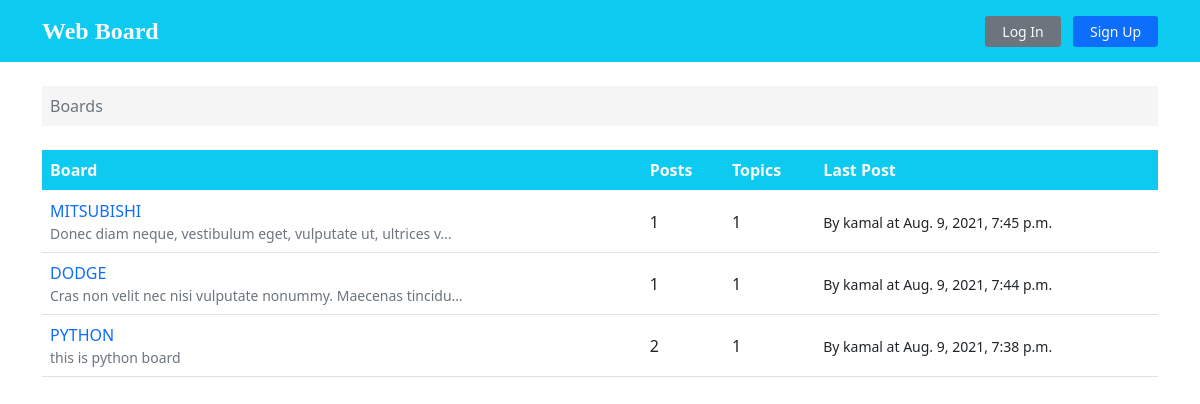
The page / on the database its author committed.
### boards/models.py (models this page shows, shortened)
class Board(models.Model):
    name = models.CharField(max_length=99, unique=True)
    description = models.CharField(max_length=200)
    def get_posts_count(self):
        return Post.objects.filter(topic__board=self).count()
    def get_last_post(self):
        return Post.objects.filter(topic__board=self).order_by('-created_at').first()

class Post(models.Model):
    message = models.TextField(max_length=250)
    topic = models.ForeignKey(Topic, on_delete=models.CASCADE, related_name='post_topic')
    created_at = models.DateTimeField(auto_now_add=True)
    updated_at = models.DateTimeField(null=True)
    created_by = models.ForeignKey(User, on_delete= models.CASCADE, related_name='post')
    updated_by = models.ForeignKey(User, on_delete= models.CASCADE,null=True, related_name='+' )

### boards/views.py (the view)
# urls.py: url(r'^$', views.home, name='home'),
def home(request):
    board_list = Board.objects.all()
    ctx = {'boards':board_list, 'login_form':loginform, 'signup_form': signupform}
    return render(request, 'home.html',ctx)

### templates/home.html (shortened to what this page needs)
{% extends 'base.html' %}
{% block content %}
<div class="container">
  <ol class="breadcrumb my-4 p-2" style="background-color: whitesmoke;">
    <li class="breadcrumb-item active">Boards</li>
  </ol>
<table class="table">
  <thead class="thead-inverse bg-info text-light">
    <tr>
      <th>Board</th>
      <th>Posts</th>
      <th>Topics</th>
      <th>Last Post</th>
    </tr>
  </thead>
  <tbody>
    {% for board in boards %}
    <tr>
      <td>
        <a
          class="text-decoration-none"
          href="{% url 'boards:topic-list' board.name %}">
          {{ board.name | upper }}
        </a>
        <small class="text-muted d-block"
          >{{ board.description | truncatechars:60 }}</small>
      </td>
      <td class="align-middle">{{ board.get_posts_count }}</td>
      <td class="align-middle">{{ board.topics.count }}</td>
      <td class="align-middle">
        {% with post=board.get_last_post %}
  {% if post %}
    <small>
        By {{ post.created_by.username }} at {{ post.created_at }}
    </small>
  {% else %}
    <small class="text-muted">
      <em>No posts yet.</em>
    </small>
  {% endif %}
{% endwith %}
      </td>
    </tr>
    {% endfor %}
  </tbody>
</table>
</div>
{% endblock %}

### rows shown on the page
Board: name "MITSUBISHI", description "Donec diam neque, vestibulum eget, vulputate ut, ultrices v…", get_posts_count "1", topics.count "1", get_last_post.created_by.username "kamal", get_last_post.created_at "Aug. 9, 2021, 7:45 p.m."
Board: name "DODGE", description "Cras non velit nec nisi vulputate nonummy. Maecenas tincidu…", get_posts_count "1", topics.count "1", get_last_post.created_by.username "kamal", get_last_post.created_at "Aug. 9, 2021, 7:44 p.m."
Board: name "PYTHON", description "this is python board", get_posts_count "2", topics.count "1", get_last_post.created_by.username "kamal", get_last_post.created_at "Aug. 9, 2021, 7:38 p.m."
